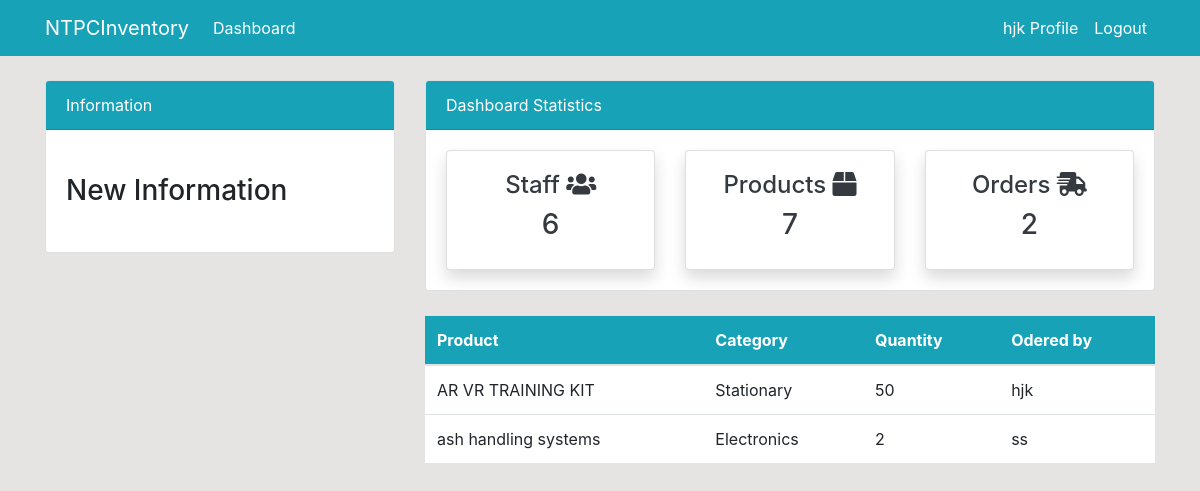
Page /order/ (signed in) on the committed database.
### dashboard/models.py (models this page shows, shortened)
class Order(models.Model):
    name = models.ForeignKey(Product, on_delete=models.CASCADE, null=True)
    customer = models.ForeignKey(User, on_delete=models.CASCADE, null=True)
    order_quantity = models.PositiveIntegerField(null=True)

class Product(models.Model):
    name = models.CharField(max_length=100, null=True)
    quantity = models.PositiveIntegerField(null=True)
    category = models.CharField(max_length=50, choices=CATEGORY, null=True)
    def __str__(self):
        return f'{self.name}'

### dashboard/views.py (the view)
# urls.py: path('order/', views.order, name='dashboard-order'),
@login_required(login_url='user-login')
def order(request):
    order = Order.objects.all()
    order_count = order.count()
    customer = User.objects.filter(groups=2)
    customer_count = customer.count()
    product = Product.objects.all()
    product_count = product.count()
    context = {
        'order': order,
        'customer_count': customer_count,
        'product_count': product_count,
        'order_count': order_count,
    }
    return render(request, 'dashboard/order.html', context)

### templates/dashboard/order.html (shortened to what this page needs)
{% extends 'partials/base.html' %}
{% block content %}
{% include 'partials/topside.html' %}
<div class="row my-4">
    <div class="col-md-4"></div>
    <div class="col-md-8">
        <table class="table bg-white">
            <thead class="bg-info text-white">
                <tr>
                    <th scope="col">Product</th>
                    <th scope="col">Category</th>
                    <th scope="col">Quantity</th>
                    <th scope="col">Odered by</th>
                </tr>
            </thead>
            <tbody>
                {% for order in order %}
                <tr>
                    <td>{{ order.name }}</td>
                    <td>{{ order.name.category }}</td>
                    <td>{{ order.order_quantity }}</td>
                    <td>{{ order.customer.username }}</td>
                </tr>
                {% endfor %}
            </tbody>
        </table>
    </div>
</div>
{% endblock %}

### templates/partials/nav.html (shortened to what this page needs)
<nav class="navbar navbar-expand-lg navbar-info bg-info">
    <div class="container">
        {% if user.is_authenticated %}
        <a class="navbar-brand text-white" href="{% url 'dashboard-index' %}">NTPCInventory</a>
        <div class="collapse navbar-collapse" id="navbarSupportedContent">
            <ul class="navbar-nav mr-auto">
                <li class="nav-item active">
                    <a class="nav-link text-white" href="{% url 'dashboard-index' %}">Dashboard </a>
                </li>
            </ul>
            <ul class="navbar-nav ml-auto">
                <li class="nav-item active">
                    <a class="nav-link text-white" href="{% url 'user-profile' %}">{{ user.username }} Profile
                        <span class="sr-only">(current)</span></a>
                </li>
                <li class="nav-item">
                    <a class="nav-link text-white" href="{% url 'user-logout' %}">Logout</a>
                </li>
            </ul>
            {% endif %}
        </div>
    </div>
</nav>

### static/style.css (style rules this page uses)
body { background: rgb(230, 227, 227); }

### rows in the picture
Order: name "AR VR TRAINING KIT", name.category "Stationary", order_quantity "50", customer.username "hjk"
Order: name "ash handling systems", name.category "Electronics", order_quantity "2", customer.username "ss"

### other values in the picture
{{ user.username }} "hjk"
{{ customer_count }} "6"
{{ product_count }} "7"
{{ order_count }} "2"
